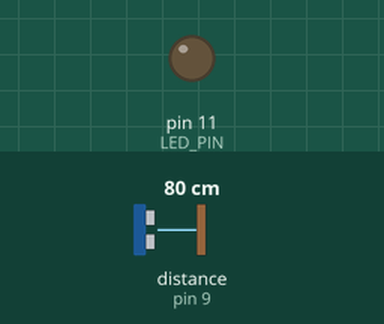
Simulated run of this sketch. Board: Arduino Uno, built with avr-gcc and run on an emulated ATmega328P. On the bench: output pins drawn as LEDs (lit = HIGH). Wiring (inferred from the names in the program): ultrasonic range finder: trigger pin 8; echo pin 9. The inputs (shaded band) are chosen by the test bench; at power-on: distance to the obstacle (sensor on pin 9) 80 cm. The echo pulse lasts 58.3 µs per cm; pins used as bus, display or sensor lines are not drawn.

Above: at 1.2 s.
1.3 s: distance to the obstacle (sensor on pin 9) set to 17 cm
2.8 s: distance to the obstacle (sensor on pin 9) set to 14 cm
At 8.39 s:
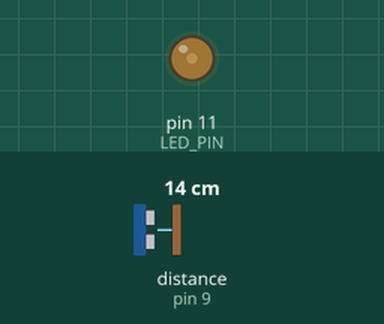
At 11.9 s:
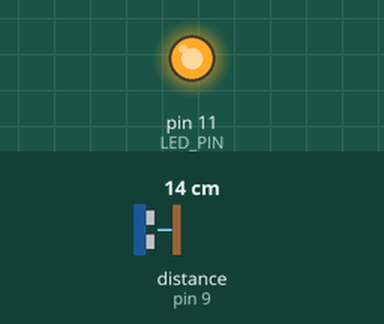
Timing chart, 0 to 17.8 s (numbered marks = the images above; inputs shaded):
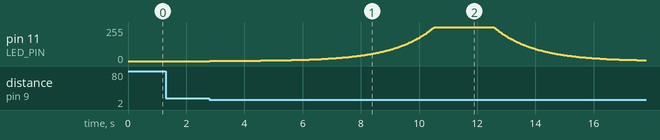

The sketch:

led_2.ino
```cpp
const int LED_PIN = 11;
const double C = 255.0; // 用いるLEDに依存する定数
int trig = 8; // 出力ピン
int echo = 9; // 入力ピン

void setup() {
  pinMode(LED_PIN, OUTPUT);
  pinMode(trig,OUTPUT);
  pinMode(echo,INPUT);
}

void loop() {
  digitalWrite(trig,LOW);
  delayMicroseconds(1);
  // 超音波を出力
  digitalWrite(trig,HIGH);
  delayMicroseconds(11);
  // 超音波を出力終了
  digitalWrite(trig,LOW);
  // 出力した超音波が返って来る時間を計測
  int t = pulseIn(echo,HIGH);
  // 計測した時間と音速から反射物までの距離を計算
  float distance = t*0.017;

  if(distance < 15 && distance > 0){
    for(int i = 0; i <= 255; i++){
      analogWrite(LED_PIN, getDuty(i/255.0));
      delay(30);
    }
    analogWrite(LED_PIN, 255);
    delay(2000);
    for(int k = 255; k >= 0; k--){
      analogWrite(LED_PIN, getDuty(k/255.0));
      delay(30);
    }
  }
}

int getDuty(double ratio){
  return round(exp(log(255.0) - (1 - ratio) * log(C)));
}
```

Measured:
- the behaviour switches between 16 and 15 cm on distance to the obstacle (sensor on pin 9) (found by bisection; images 0 and 1)
- after the input at 1.3 s, every drawn part: stays the same
- after the input at 2.8 s, pin 11 (LED_PIN): rises from 0/255 to 255/255 in 7.7 s, then falls to 6/255 in 7.1 s
